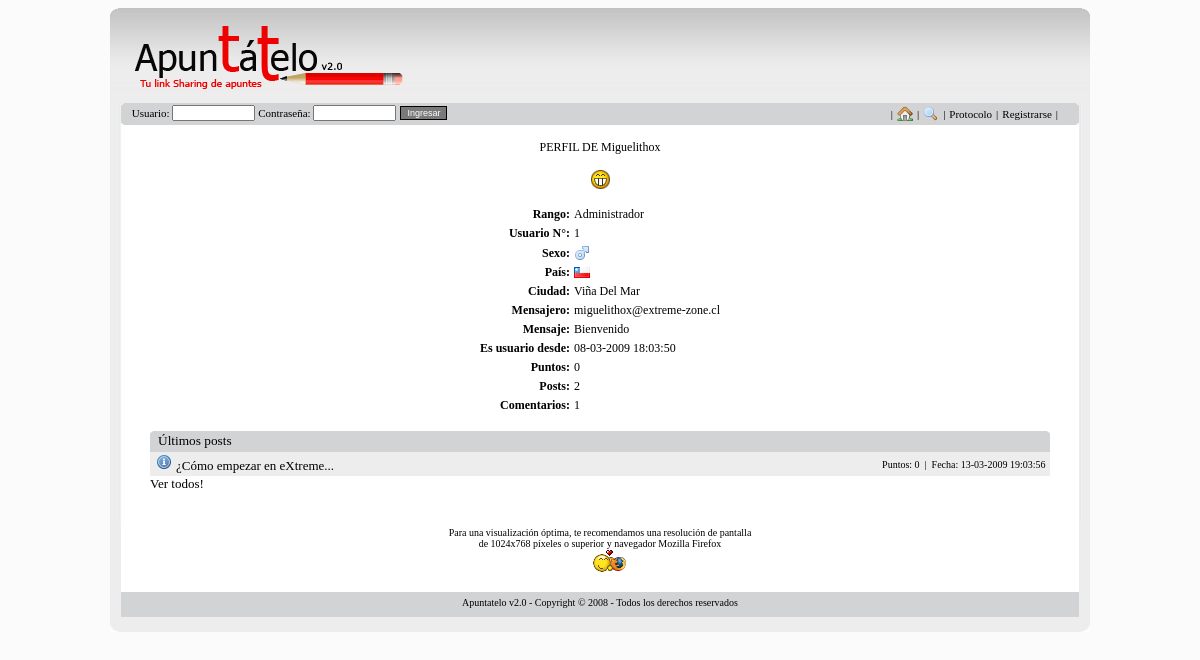
Page /perfil/?id=Miguelithox on the committed database.
### tables this page shows
CREATE TABLE IF NOT EXISTS `usuarios` (
  `id` bigint(20) NOT NULL AUTO_INCREMENT,
  `id_extreme` varchar(40) NOT NULL DEFAULT '',
  `activacion` tinyint(4) NOT NULL DEFAULT '0',
  `ban` tinyint(4) NOT NULL DEFAULT '0',
  `rango` varchar(25) NOT NULL DEFAULT '',
  `nombre` varchar(40) NOT NULL DEFAULT '',
  `nick` varchar(25) NOT NULL DEFAULT '',
  `password` varchar(40) NOT NULL DEFAULT '',
  `puntos` bigint(20) NOT NULL DEFAULT '0',
  `puntosdar` smallint(6) NOT NULL DEFAULT '0',
  `mail` varchar(45) NOT NULL DEFAULT '',
  `avatar` varchar(160) NOT NULL DEFAULT '',
  `pais` tinytext NOT NULL,
  `ciudad` varchar(55) NOT NULL DEFAULT '0',
  `sexo` tinytext NOT NULL,
  `dia` tinyint(4) NOT NULL DEFAULT '0',
  `mes` tinyint(4) NOT NULL DEFAULT '0',
  `ano` smallint(6) NOT NULL DEFAULT '0',
  `mensajero` varchar(45) DEFAULT NULL,
  `mensaje` varchar(110) DEFAULT NULL,
  `fecha` datetime NOT NULL DEFAULT '0000-00-00 00:00:00',
  `numposts` bigint(20) NOT NULL DEFAULT '0',
  `numcomentarios` bigint(20) NOT NULL DEFAULT '0',
  PRIMARY KEY (`id`),
  KEY `id` (`id`)
) DEFAULT CHARSET=latin1 AUTO_INCREMENT=2;

CREATE TABLE IF NOT EXISTS `posts` (
  `id` bigint(20) NOT NULL AUTO_INCREMENT,
  `elim` tinyint(4) NOT NULL DEFAULT '0',
  `id_autor` bigint(20) NOT NULL DEFAULT '0',
  `titulo` varchar(170) NOT NULL DEFAULT '',
  `contenido` text NOT NULL,
  `fecha` datetime NOT NULL DEFAULT '0000-00-00 00:00:00',
  `privado` tinyint(4) NOT NULL DEFAULT '0',
  `coments` tinyint(4) NOT NULL DEFAULT '0',
  `puntos` bigint(20) NOT NULL DEFAULT '0',
  `comentarios` int(11) NOT NULL DEFAULT '0',
  `visitas` bigint(20) NOT NULL DEFAULT '0',
  `tags` text NOT NULL,
  `categoria` tinyint(4) NOT NULL DEFAULT '0',
  PRIMARY KEY (`id`),
  KEY `id` (`id`)
) DEFAULT CHARSET=latin1 AUTO_INCREMENT=2;

CREATE TABLE IF NOT EXISTS `categorias` (
  `id_categoria` tinyint(3) NOT NULL AUTO_INCREMENT,
  `nom_categoria` varchar(20) DEFAULT NULL,
  `imagen` varchar(30) DEFAULT NULL,
  `link_categoria` varchar(30) DEFAULT NULL,
  PRIMARY KEY (`id_categoria`)
) DEFAULT CHARSET=latin1 AUTO_INCREMENT=9;

### includes/funciones.php (called while the page is built, shortened)
<?
function no_injection($string)
{
	return $string;
}
function corregir($arreglo)
{
$arreglo = str_replace("<","&lt;",$arreglo);
$arreglo = str_replace(">","&gt;",$arreglo);
$arreglo = str_replace("\'","'",$arreglo);
$arreglo = str_replace('\"',"&quot;",$arreglo);
$arreglo = str_replace("\\\\","\\",$arreglo);
$arreglo = str_replace(" ","-",$arreglo);
return $arreglo;
}
?>

### perfil/index.php (the view, shortened to what this page needs)
<?
require($_SERVER['DOCUMENT_ROOT'].'/header.php');
?>
<html>
<head>
</head>
<body>
<div class="bordes">
<?
$id = no_injection($_GET["id"]);
$sql = "SELECT id, nick, rango, puntos, avatar, pais, ciudad, sexo, mensajero, mensaje, fecha, numposts, numcomentarios ";
$sql.= "FROM usuarios where nick='$id'";
$rs = mysql_query($sql, $con);
if (mysql_num_rows($rs) >0)
{
while($row = mysql_fetch_array($rs))
{
	$id_autor = $row['id'];
	?>
	<div align="center">
	<br>
	PERFIL DE <?echo $row['nick']?>
	<br><br>
	<img src="<?echo $row['avatar']?>">
	<br>
	<br>
	<table>
	<tr>
	<td align="right"><div class="size12"><b>Rango:</b> </div></td><td align="left"><div class="size12"><?echo $row['rango']?></div></td>
	</tr>
	<tr>
	<td align="right"><div class="size12"><b>Usuario N°:</b> </div></td><td align="left"><div class="size12"><?echo $row['id']?></div></td>
	</tr>
<?php
function sexo($valor)
{
$valor = str_replace("m", "Hombre", $valor);
$valor = str_replace("f", "Mujer", $valor);
return $valor;
}
?>
	<tr>
	<td align="right"><div class="size12"><b>Sexo:</b></div> </td><td align="left"><div class="size12"><img title="<?echo sexo($row['sexo'])?>" src="/imagenes/<?echo sexo($row['sexo'])?>.png"></div></td>
	</tr>
<?php
function pais($valor)
{
$valor = str_replace("ar", "Argentina", $valor);
$valor = str_replace("bo", "Bolivia", $valor);
$valor = str_replace("br", "Brasil", $valor);
$valor = str_replace("cl", "Chile", $valor);
$valor = str_replace("co", "Colombia", $valor);
$valor = str_replace("cr", "Costa Rica", $valor);
$valor = str_replace("cu", "Cuba", $valor);
$valor = str_replace("ec", "Ecuador", $valor);
$valor = str_replace("es", "Espa&ntilde;a", $valor);
$valor = str_replace("gt", "Guatemala", $valor);
$valor = str_replace("it", "Italia", $valor);
$valor = str_replace("mx", "M&eacute;xico", $valor);
$valor = str_replace("py", "Paraguay", $valor);
$valor = str_replace("pe", "Per&uacute;", $valor);
$valor = str_replace("pt", "Portugal", $valor);
$valor = str_replace("pr", "Puerto Rico", $valor);
$valor = str_replace("uy", "Uruguay", $valor);
$valor = str_replace("ve", "Venezuela", $valor);
$valor = str_replace("ot", "Otro", $valor);
return $valor;
}
?>
	<tr>
	<td align="right"><div class="size12"><b>Pa&iacute;s:</b></div> </td><td align="left"><div class="size12"><img title="<?echo pais($row['pais'])?>" src="/imagenes/banderas/<?echo $row['pais']?>.png"></div></td>
	</tr>
	<tr>
	<td align="right"><div class="size12"><b>Ciudad:</b> </div></td><td align="left"><div class="size12"><?echo $row['ciudad']?></div></td>
	</tr>
	<tr>
	<td align="right"><div class="size12"><b>Mensajero:</b></div> </td><td align="left"><div class="size12"><?echo $row['mensajero']?></div></td>
	</tr>
	<tr>
	<td align="right"><div class="size12"><b>Mensaje:</b></div> </td><td align="left"><div class="size12"><?echo $row['mensaje']?></div></td>
	</tr>
	<tr>
	<td align="right"><div class="size12"><b>Es usuario desde:</b></div> </td><td align="left"><div class="size12"><?echo date("d-m-Y H:m:s",strtotime($row['fecha']))?></div></td>
	</tr>
	<tr>
	<td align="right"><div class="size12"><b>Puntos:</b></div> </td><td align="left"><div class="size12"><?echo $row['puntos']?></div></td>
	</tr>
	<tr>
	<td align="right"><div class="size12"><b>Posts:</b></div> </td><td align="left"><div class="size12"><?echo $row['numposts']?></div></td>
	</tr>
	<tr>
	<td align="right"><div class="size12"><b>Comentarios:</b></div> </td><td align="left"><div class="size12"><?echo $row['numcomentarios'];?></div></td>
	</tr>
	</table>
	<br>
	<table width="900" border="0" cellspacing="0" cellpadding="0">
		<tr>
			<td colspan="2">
				<div class="esq1" style="float:left;"></div>
				<div class="franja" style="float:left; width: 884px;"><div style="padding-top:2px;">&Uacute;ltimos posts</div></div>
				<div class="esq2" style="float:left;"></div>
			</td>
		</tr>
	<?
	$sql="SELECT id, id_autor, titulo, fecha, privado, categoria, puntos, c.imagen, c.link_categoria
		  FROM posts as p
		  inner join categorias as c
		  on p.categoria=c.id_categoria
		  where id_autor='$id_autor' and elim='0'
		  ORDER BY id desc";
	$rs = mysql_query($sql, $con);
	while($row = mysql_fetch_array($rs) and $cont1<10)
	{
	   $cont=$cont+1;
	   if ($cont<10)
	   {
	   $cant = strlen($row['titulo']);
		if($cant > 38)
   		{
   		$titulo2=substr(stripslashes($row['titulo']), 0, 38);
	   	$tit=1;
	    }
 		else
   		{
   		$titulo2=$row['titulo'];
   		$tit=0;
		}
	?>
		<tr>
			<td width="420" class="fondo_cuadro" style="padding: 2px;">
				&nbsp;<img src="../imagenes/iconos/<?echo $row['imagen'];?>" border="0"><?if ($privado=="1"){?>&nbsp;<img src="../imagenes/iconos/candado.gif" border="0"><?}?>&nbsp;<a href="/posts/<?echo$row['id'];?>/<?echo $row['link_categoria'];?>/<?echo corregir($row['titulo']).".html"?>" title="<?=$row['titulo']?>"><font size="2" color="black"><?echo $titulo2; if ($tit==1) echo"...";?></font></a>
			</td>
			<td class="fondo_cuadro" align="right" style="padding: 2px;">
				<font size="1">
				Puntos:
				<?echo $row['puntos']?> &nbsp;|&nbsp;
				Fecha:
				<?echo date("d-m-Y H:m:s",strtotime($row['fecha']))?>&nbsp;
				</font>
			</td>
		</tr>
<?
	}
}
?>
	<tr>
	<td>
	<a href="verposts.php?id=<?echo $id?>"><font size="2" color="black">Ver todos!</font></a>
	</td>
	</tr>
	</table>
	</div>
	<br>
	<br>
<?
}
}
?>
</div>
</body>
</html>

### header.php (shortened to what this page needs)
<?php
	include($_SERVER['DOCUMENT_ROOT'].'/includes/funciones.php');
?>
<!DOCTYPE HTML PUBLIC \"-//W3C//DTD HTML 4.01//EN\" \"http://www.w3.org/TR/html4/strict.dtd\">
<html>
<head>
<link rel="stylesheet" type="text/css" href="/estilos/index.css" />
</head>
<body bgcolor="white" text="#FFFFFF" link="#FFFFFF" topmargin="8">
<div class="fondologo">
<div class="esquina_sup_izq" style="font-size:0px;"></div>
<div style="height: 8px; width: 958px; float:left; font-size:0px;">&nbsp;</div>
<div class="esquina_sup_der" style="font-size:0px;"></div>
<a href="/"><div class="logo"></div></a><div align="right"><br>
</div>
</div>
<div class="bordes">
<div class="menu">
<div class="menu1"></div>
<div class="menu2">
   <font color="black">
   <?
	  if($_SESSION['user']!=null)
	  {
	  	  if($_SERVER['PHP_SELF'] == "/mensajes/mensajes_recibidos.php")
		  include("mensajes/marcar_leido.php");
		  ?>
   		  <div class="user">
		  <div class="size11">
		  <a href='/perfil/?id=<?echo $_SESSION['user']?>' title="Perfil"><font color="black"><?echo $_SESSION['user']?></a>
		  [<a href="/salir.php"><font color="black">x</a>] &nbsp;
		  </font>
		  </div>
		  </div>
		  <div class="user">
		  &nbsp;<a href="/datos/" title="Datos"><font color="black"><img src="/imagenes/iconos/datos.png" alt="Datos"></font></a>
		  </div>
		  <div class="user">
		  &nbsp;&nbsp;<a href="/mensajes/" title="MP"><font color="black"><img src="/imagenes/iconos/mensajes.png" alt="Mensajes Privado"></font></a>
		  </div>
		  <?
		  	$sql_men = "select id_mensaje from mensajes where id_receptor='".$_SESSION['id']."' and leido_receptor='0'";
			$rs_men = mysql_query($sql_men);
			if (mysql_num_rows($rs_men)>0)
		  	{
			?>
			<div class="ini size10" style="padding-top:1px;">
		 	&nbsp;<a href="/mensajes/" style="font-weight: normal;" title="Nuevo Mensaje Privado"><font color="white">(<?echo mysql_num_rows($rs_men);?>)</font></a>
		  	</div>
		  	<?
			}
		  ?>
		  		  <div class="user">
		  &nbsp;&nbsp;<a href="/favoritos/" title="Favoritos"><font color="black"><img src="/imagenes/iconos/favoritos.png" alt="Favoritos"></font></a>
		  </div>
		  <?
		  }
		  else
		  {
		  ?>
   		  <div class="user" style="margin-top:<?$iexp = $_SERVER[HTTP_USER_AGENT];if(strstr($iexp,"MSIE")){echo "0px;";}else{echo "1px";}?>">
		  <table width="20" height="10" border="0" cellspacing="0" cellpadding="0">
		  <FORM ACTION="/ingresar.php" METHOD="post">
	      <tr>
	      <td align="right">
		  <div class="size11 negro">&nbsp;Usuario:&nbsp;</div>
		  </td>
		  <td>
		  <INPUT TYPE="text" NAME="nick" SIZE="12" MAXLENGTH="20" style="font-size:9px">
	      </td>
		  <td>
		  <div class="size11 negro">&nbsp;Contraseña:&nbsp;</div>
		  </td>
		  <td>
		  <INPUT TYPE="password" NAME="password" SIZE="12" MAXLENGTH="20" style="font-size:9px">
		  </td>
		  <td>
		  </td>
		  <td>
		  <INPUT TYPE="submit" class="submit_button" style="font-size:9px; font-weight: normal;" VALUE="Ingresar">
	      </td>
		  </tr>
		  </FORM>
		  </table>
		  </div>
	<?
	}
?>
<?
	if($_SESSION['user']!=null)
    {
	?>
	<div class="ini" style="padding-top: 0px; margin-top: 0px;">
		<div class="size11">
			<table valign="top" border="0" style="color: #000000;">
				<tr>
					<td class="size11" valign="middle">|</td>
					<td class="size11" valign="middle"><a href="/" style="color: #000000;" title="Inicio"><img src="/imagenes/inicio.png" alt="Inicio"></a></td>
					<td class="size11" valign="middle">|</td>
					<td class="size11" valign="middle"><a href="/busqueda/" style="color: #000000;" title="B&uacute;squeda"><img src="/imagenes/busqueda.png" alt="Busqueda"></a></td>
					<td class="size11" valign="middle">|</td>
					<td class="size11" valign="middle"><a href="/protocolo.php" style="color: #000000;">Protocolo</a></td>
					<td class="size11" valign="middle">|</td>
					<td class="size11" valign="middle"><a href="/agregar_post/" style="color: #000000;">Agregar</a></td>
					<td class="size11" valign="middle">|</td>
				</tr>
			</table>
		</div>
	</div>
	<?
	}
	else
	{
	?>
	<div class="ini" style="padding-top: 0px; margin-top: 0px;">
		<div class="size11">
			<table valign="top" border="0" style="color: #000000;">
				<tr>
					<td class="size11" valign="middle">|</td>
					<td class="size11" valign="middle"><a href="/" style="color: #000000;" title="Inicio"><img src="/imagenes/inicio.png" alt="Inicio"></a></td>
					<td class="size11" valign="middle">|</td>
					<td class="size11" valign="middle"><a href="/busqueda/" style="color: #000000;" title="B&uacute;squeda"><img src="/imagenes/busqueda.png" alt="Busqueda"></a></td>
					<td class="size11" valign="middle">|</td>
					<td class="size11" valign="middle"><a href="/protocolo.php" style="color: #000000;">Protocolo</a></td>
					<td class="size11" valign="middle">|</td>
					<td class="size11" valign="middle"><a href="/registro/" style="color: #000000;">Registrarse</a></td>
					<td class="size11" valign="middle">|</td>
				</tr>
			</table>
		</div>
	</div>
	<?
	}
?>
	 	</font>
</div>
<div class="menu3"></div>
</div>
</div>

### estilos/index.css (style rules this page uses)
body { font-family: Verdana; color: black; font-size: 12px; text-align: center; background-color: #fbfbfb; }
a { text-decoration: none; color:blue; outline:none; }
a img { border:0; }
.bordes { background-image: url(../imagenes/bordes.JPG); width: 980px; height:auto; text-align: center; margin-left: auto; margin-right: auto; }
.fondologo { left: 0px; top: 0px; background-image: url(../imagenes/fondo.jpg); background-repeat: repeat-x; height: 95px; width: 980px; margin-left: auto; margin-right: auto; }
.esquina_sup_izq { background-image: url(../imagenes/sup-izq.jpg); background-repeat: no-repeat; height: 8px; width: 11px; float:left; }
.esquina_sup_der { background-image: url(../imagenes/sup-der.jpg); background-repeat: no-repeat; height: 8px; width: 11px; float:left; }
.esquina_inf_izq { background-image: url(../imagenes/inf-izq.jpg); background-repeat: no-repeat; height: 8px; width: 11px; float:left; }
.esquina_inf_der { background-image: url(../imagenes/inf-der.jpg); background-repeat: no-repeat; height: 8px; width: 11px; float:left; }
.logo { float: left; left: 20px; height: 78px; width: 290px; background-image: url(../imagenes/logo/Logov2.0.png); background-repeat: no-repeat; margin-left: 10px; margin-top: 2px; }
.menu { top: 92px; left: 0px; height: 22px; width: 958px; margin-left: auto; margin-right: auto; }
.menu1 { float: left; top: 92px; left: 3px; height: 22px; width: 8px; background-image: url(../imagenes/franja4.JPG); }
.menu2 { float: left; top: 92px; left: 8px; height: 22px; width: 942px; background-color: #d2d3d4; font-size: 10pt; font-weight: normal; color: black; }
.menu3 { float: left; top: 92px; left: 977px; height: 22px; width: 8px; background-image: url(../imagenes/franja5.JPG); }
.user { float: left; color: white; height: 18px; margin-left: 0px; margin-top: 2px; }
.ini { float: right; color: white; height: 18px; margin-right: 10px; margin-top: 2px; }
.franja { background-color: #d2d3d4; height: 21px; font-size: 10pt; font-weight: normal; color: black; }
.esq1 { background-image: url(../imagenes/franja2.JPG); background-repeat: no-repeat; height: 21px; width: 8px; }
.esq2 { background-image: url(../imagenes/franja3.JPG); background-repeat: no-repeat; height: 21px; width: 8px; }
.size11 { font-size:11px; }
.size12 { font-size:12px; }
.negro { color:black; }
.submit_button { border:1px solid #000000; background-color: #797979; color: #ffffff; font-weight: bold; font-size: 11px; }
.fondo_cuadro { background-color: #ededed; }

### rows in the picture
usuarios: nick "Miguelithox", avatar (picture), rango "Administrador", id "1", ciudad "Viña Del Mar", mensajero "miguelithox@extreme-zone.cl", mensaje "Bienvenido", fecha "08-03-2009 18:03:50", puntos "0", numposts "2", numcomentarios "1"
posts: categorias.imagen (picture), titulo "¿Cómo empezar en eXtreme", puntos "0", fecha "13-03-2009 19:03:56"
